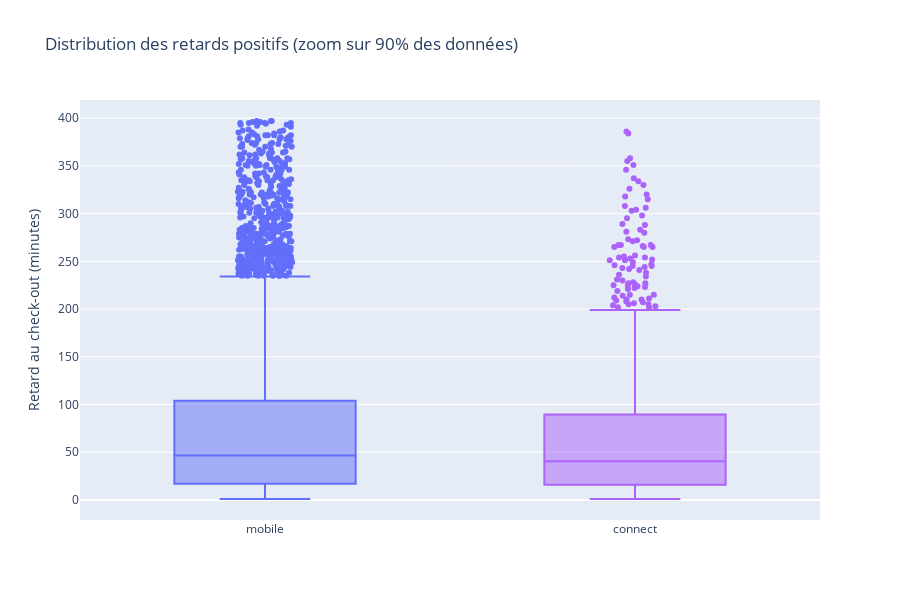

Notebook code cell kept with this figure:
### Code cell
# Focus sur les retardataires seulement

# Couleurs par type de check-in
colors = {'mobile': '#636EFA', 'connect': '#ab63fa'} 
order_cat = ["mobile", "connect"]

# Filtrage des retards positifs
viz_only_late = viz_delay[viz_delay['delay_at_checkout'] > 0].copy()

# Création du subplot
fig_late = go.Figure()

# Ajout des boxplots par type de check-in
for c_type in order_cat:
    subset = viz_only_late[viz_only_late['checkin_type'] == c_type]
    
    fig_late.add_trace(
        go.Box(
            x=subset['checkin_type'],
            y=subset['delay_at_checkout'],
            name=c_type,
            marker_color=colors[c_type],
            boxpoints='outliers',
            jitter=0.3
        )
    )

# Mise à jour du layout
fig_late.update_layout(
    title="Distribution des retards positifs (zoom sur 90% des données)",
    xaxis=dict(categoryorder='array', categoryarray=order_cat),
    yaxis_title="Retard au check-out (minutes)",
    height=600,
    showlegend=False
)

fig.add_hline(y=0, line_dash="dash", line_color="black")

fig_late.show()

### Figure 1 — Plotly figure (JSON) as saved in the notebook; plotly's stock layout.template omitted (floating-point values rounded to 4 significant figures; data arrays with more than 128 entries replaced by an {"elided": "..."} marker saying what was removed)
{"data": [{"boxpoints": "outliers", "jitter": 0.3, "marker": {"color": "#636EFA"}, "name": "mobile", "type": "box", "x": {"elided": "7162 str values"}, "y": {"elided": "7162 int values"}}, {"boxpoints": "outliers", "jitter": 0.3, "marker": {"color": "#ab63fa"}, "name": "connect", "type": "box", "x": {"elided": "1424 str values"}, "y": {"elided": "1424 int values"}}], "layout": {"height": 600, "showlegend": false, "title": {"text": "Distribution des retards positifs (zoom sur 90% des données)"}, "xaxis": {"categoryarray": ["mobile", "connect"], "categoryorder": "array"}, "yaxis": {"title": {"text": "Retard au check-out (minutes)"}}}}
